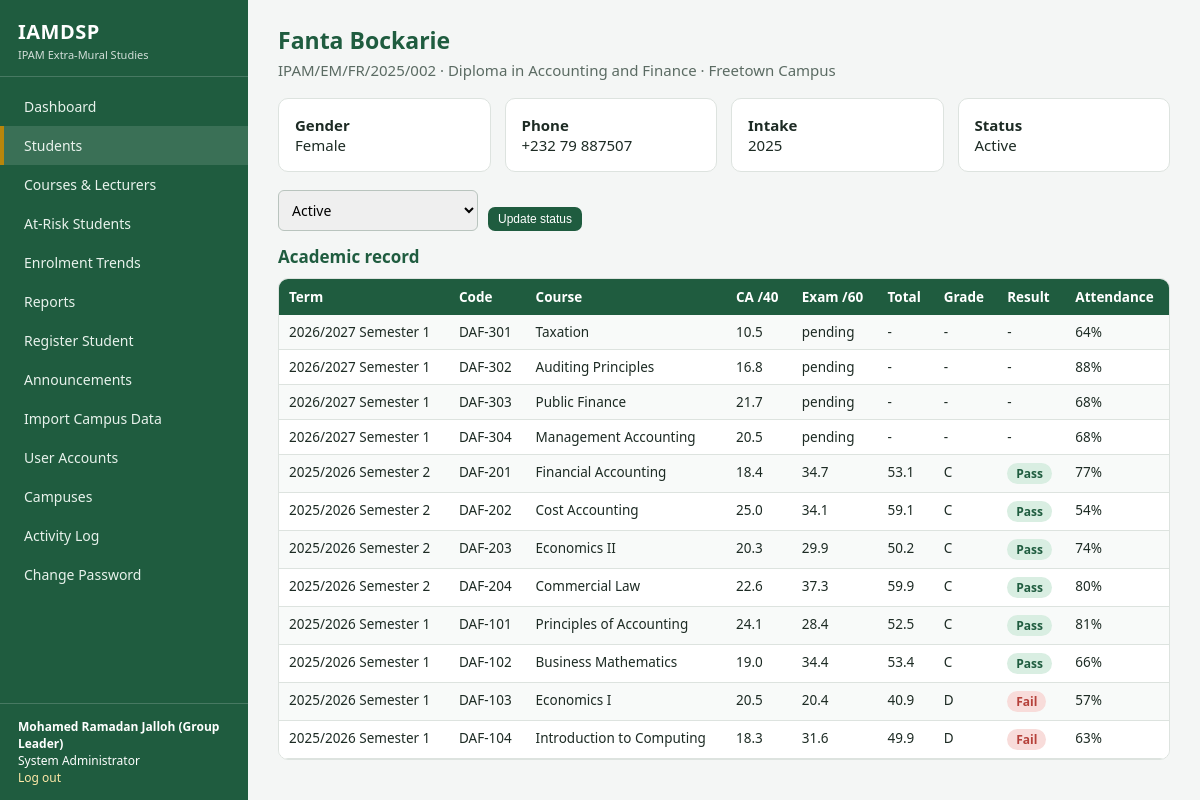
The app's page /students/2 (signed in) with its own data.
### tables this page shows
CREATE TABLE users (
    id INTEGER PRIMARY KEY AUTOINCREMENT,
    username TEXT NOT NULL UNIQUE,
    password_hash TEXT NOT NULL,
    full_name TEXT NOT NULL,
    role TEXT NOT NULL CHECK (role IN ('sysadmin','management','coordinator','lecturer','student')),
    campus_id INTEGER REFERENCES campuses(id),
    student_id INTEGER REFERENCES students(id),
    active INTEGER NOT NULL DEFAULT 1
);

CREATE TABLE students (
    id INTEGER PRIMARY KEY AUTOINCREMENT,
    reg_no TEXT NOT NULL UNIQUE,
    full_name TEXT NOT NULL,
    gender TEXT NOT NULL,
    phone TEXT,
    campus_id INTEGER NOT NULL REFERENCES campuses(id),
    programme_id INTEGER NOT NULL REFERENCES programmes(id),
    intake_year INTEGER NOT NULL,
    status TEXT NOT NULL DEFAULT 'Active'
);

CREATE TABLE programmes (
    id INTEGER PRIMARY KEY AUTOINCREMENT,
    code TEXT NOT NULL UNIQUE,
    name TEXT NOT NULL
);

CREATE TABLE campuses (
    id INTEGER PRIMARY KEY AUTOINCREMENT,
    name TEXT NOT NULL UNIQUE,
    location TEXT NOT NULL
);

CREATE TABLE registrations (
    id INTEGER PRIMARY KEY AUTOINCREMENT,
    student_id INTEGER NOT NULL REFERENCES students(id),
    course_id INTEGER NOT NULL REFERENCES courses(id),
    term TEXT NOT NULL,
    ca_score REAL,
    exam_score REAL,
    attendance REAL,
    UNIQUE (student_id, course_id, term)
);

CREATE TABLE courses (
    id INTEGER PRIMARY KEY AUTOINCREMENT,
    code TEXT NOT NULL UNIQUE,
    title TEXT NOT NULL,
    programme_id INTEGER NOT NULL REFERENCES programmes(id),
    stage INTEGER NOT NULL            -- 1..4 = Year1 Sem1, Year1 Sem2, Year2 Sem1, Year2 Sem2
);

### app.py (the view)
@app.route("/students/<int:sid>")
@login_required("sysadmin", "management", "coordinator")
def student_detail(sid):
    s = conn().execute("""SELECT s.*, ca.name AS campus, p.name AS programme FROM students s
        JOIN campuses ca ON ca.id=s.campus_id JOIN programmes p ON p.id=s.programme_id WHERE s.id=?""", (sid,)).fetchone()
    if not s or (campus_scope() and s["campus_id"] != campus_scope()):
        abort(404)
    return render_template("student_detail.html", s=s, record=analytics.student_record(sid))

### analytics.py (called while the page is built)
def grade(total):
    if total is None:
        return "-"
    return "A" if total >= 70 else "B" if total >= 60 else "C" if total >= 50 else "D" if total >= 40 else "F"

def load_frame(term=None):
    conn = get_db()
    df = pd.read_sql_query("""
        SELECT r.id AS reg_id, r.student_id, r.course_id, r.term, r.ca_score, r.exam_score, r.attendance,
               s.reg_no, s.full_name, s.campus_id, s.programme_id, s.intake_year,
               c.code AS course_code, c.title AS course_title,
               ca.name AS campus, p.name AS programme, p.code AS programme_code
        FROM registrations r
        JOIN students s ON s.id = r.student_id
        JOIN courses c ON c.id = r.course_id
        JOIN campuses ca ON ca.id = s.campus_id
        JOIN programmes p ON p.id = s.programme_id
    """, conn)
    conn.close()
    df["ca_pct"] = df["ca_score"] / config.CA_MAX * 100
    df["total"] = df["ca_score"] + df["exam_score"]
    if term:
        df = df[df["term"] == term]
    return df

def student_record(student_id):
    df = load_frame()
    g = df[df["student_id"] == student_id].sort_values(["term", "course_code"], ascending=[False, True])
    rows = []
    for _, r in g.iterrows():
        total = None if pd.isna(r["total"]) else round(float(r["total"]), 1)
        rows.append({"term": r["term"], "code": r["course_code"], "title": r["course_title"],
                     "ca": None if pd.isna(r["ca_score"]) else float(r["ca_score"]),
                     "exam": None if pd.isna(r["exam_score"]) else float(r["exam_score"]),
                     "total": total, "grade": grade(total),
                     "status": "-" if total is None else ("Pass" if total >= config.PASS_MARK else "Fail"),
                     "attendance": None if pd.isna(r["attendance"]) else float(r["attendance"])})
    return rows

### app.py (called while the page is built)
def conn():
    if "db" not in g:
        g.db = db.get_db()
    return g.db

@app.before_request
def load_user():
    g.user = None
    if "uid" in session:
        g.user = conn().execute("SELECT * FROM users WHERE id=? AND active=1", (session["uid"],)).fetchone()
        if g.user is None:
            session.clear()
    if request.method == "POST":
        token = session.get("csrf")
        if not token or token != request.form.get("csrf_token"):
            abort(400, "Invalid form token. Go back, refresh the page and try again.")

def campus_scope():
    return g.user["campus_id"] if g.user["role"] in ("coordinator", "lecturer") else None

### templates/student_detail.html
{% extends "base.html" %}{% block title %}{{ s.full_name }}{% endblock %}
{% block content %}<h1>{{ s.full_name }}</h1><p class="sub">{{ s.reg_no }} &middot; {{ s.programme }} &middot; {{ s.campus }}</p>
<div class="cards"><div class="card"><b>Gender</b><br>{{ s.gender }}</div><div class="card"><b>Phone</b><br>{{ s.phone or '-' }}</div><div class="card"><b>Intake</b><br>{{ s.intake_year }}</div><div class="card"><b>Status</b><br>{{ s.status }}</div></div>
{% if user['role'] in ('sysadmin','coordinator') %}<form method="post" action="{{ url_for('student_status', sid=s.id) }}" class="inline"><input type="hidden" name="csrf_token" value="{{ csrf_token }}">
<div style="flex:0 0 200px"><select name="status">{% for x in ['Active','Deferred','Withdrawn'] %}<option {{ 'selected' if s.status==x }}>{{ x }}</option>{% endfor %}</select></div><div style="flex:0"><button class="btn sm">Update status</button></div></form>{% endif %}
{% include "_record_table.html" %}{% endblock %}

### templates/base.html (shortened to what this page needs)
<!doctype html><html lang="en"><head><meta charset="utf-8">
<link rel="stylesheet" href="{{ url_for('static', filename='style.css') }}"></head><body>
{% if user %}<div class="layout">
<aside class="sidebar">
 <div class="brand"><b>IAMDSP</b><small>IPAM Extra-Mural Studies</small></div>
 <nav>
  {% set r = user['role'] %}
  {% if r != 'student' %}<a href="{{ url_for('dashboard') }}" class="{{ 'active' if request.endpoint=='dashboard' }}">Dashboard</a>{% endif %}
  {% if r in ('sysadmin','management','coordinator') %}
   <a href="{{ url_for('students') }}" class="{{ 'active' if request.endpoint in ('students','student_detail') }}">Students</a>
   <a href="{{ url_for('courses') }}" class="{{ 'active' if request.endpoint=='courses' }}">Courses &amp; Lecturers</a>
   <a href="{{ url_for('at_risk') }}" class="{{ 'active' if request.endpoint=='at_risk' }}">At-Risk Students</a>
   <a href="{{ url_for('trends') }}" class="{{ 'active' if request.endpoint=='trends' }}">Enrolment Trends</a>
   <a href="{{ url_for('reports') }}" class="{{ 'active' if request.endpoint=='reports' }}">Reports</a>{% endif %}
  {% if r in ('sysadmin','coordinator') %}<a href="{{ url_for('student_new') }}" class="{{ 'active' if request.endpoint=='student_new' }}">Register Student</a>{% endif %}
  <a href="{{ url_for('announcements') }}" class="{{ 'active' if request.endpoint=='announcements' }}">Announcements</a>
  {% if r == 'sysadmin' %}
   <a href="{{ url_for('import_students') }}" class="{{ 'active' if request.endpoint=='import_students' }}">Import Campus Data</a>
   <a href="{{ url_for('admin_users') }}" class="{{ 'active' if request.endpoint=='admin_users' }}">User Accounts</a>
   <a href="{{ url_for('admin_campuses') }}" class="{{ 'active' if request.endpoint=='admin_campuses' }}">Campuses</a>
   <a href="{{ url_for('admin_audit') }}" class="{{ 'active' if request.endpoint=='admin_audit' }}">Activity Log</a>{% endif %}
  <a href="{{ url_for('account') }}">Change Password</a>
 </nav>
 <div class="who"><b>{{ user['full_name'] }}</b><br>{{ role_labels[user['role']] }}<br><a href="{{ url_for('logout') }}">Log out</a></div>
</aside><main class="main">
{% else %}<div>{% endif %}
{% block content %}{% endblock %}
{% if user %}</main></div>{% else %}</div>{% endif %}
</body></html>

### templates/_record_table.html
<h2>Academic record</h2><div class="tablewrap"><table><tr><th>Term</th><th>Code</th><th>Course</th><th>CA /40</th><th>Exam /60</th><th>Total</th><th>Grade</th><th>Result</th><th>Attendance</th></tr>
{% for r in record %}<tr><td>{{ r.term }}</td><td>{{ r.code }}</td><td>{{ r.title }}</td><td>{{ r.ca if r.ca is not none else '-' }}</td><td>{{ r.exam if r.exam is not none else 'pending' }}</td>
<td>{{ r.total if r.total is not none else '-' }}</td><td>{{ r.grade }}</td><td>{% if r.status=='Pass' %}<span class="badge b-ok">Pass</span>{% elif r.status=='Fail' %}<span class="badge b-high">Fail</span>{% else %}-{% endif %}</td>
<td>{{ (r.attendance|round|int)|string ~ '%' if r.attendance is not none else '-' }}</td></tr>{% endfor %}</table></div>

### static/style.css (style rules this page uses)
:root { --green:#1f5c3f;--green2:#2d7a55;--gold:#b8860b;--bg:#f4f6f5;--ink:#1d2b24;--line:#dde3df;--red:#b5413a;--amber:#c27a00 }
* { box-sizing:border-box }
body { margin:0;font-family:"Segoe UI",Arial,sans-serif;background:var(--bg);color:var(--ink);font-size:15px }
a { color:var(--green2);text-decoration:none }
.layout { display:flex;min-height:100vh }
.sidebar { width:248px;background:var(--green);color:#fff;padding:0;flex-shrink:0;display:flex;flex-direction:column }
.brand { padding:18px 18px 14px;border-bottom:1px solid rgba(255,255,255,.18) }
.brand b { font-size:20px;letter-spacing:.5px }
.brand small { display:block;opacity:.8;font-size:11px;margin-top:2px }
.sidebar nav { padding:10px 0;flex:1 }
.sidebar nav a { display:block;color:#e8f2ec;padding:10px 20px;font-size:14px;border-left:4px solid transparent }
.sidebar nav a:hover,.sidebar nav a.active { background:rgba(255,255,255,.12);border-left-color:var(--gold);text-decoration:none }
.sidebar .who { padding:14px 18px;border-top:1px solid rgba(255,255,255,.18);font-size:12px }
.sidebar .who a { color:#ffe9a8 }
.main { flex:1;padding:24px 30px;min-width:0 }
h1 { font-size:23px;margin:0 0 4px;color:var(--green) }
h2 { font-size:17px;margin:0 0 10px;color:var(--green) }
.sub { color:#5b6b63;margin:0 0 18px }
.cards { display:grid;grid-template-columns:repeat(auto-fit,minmax(170px,1fr));gap:14px;margin-bottom:18px }
.card { background:#fff;border:1px solid var(--line);border-radius:10px;padding:16px }
table { width:100%;border-collapse:collapse;background:#fff;font-size:13.5px }
th { background:var(--green);color:#fff;text-align:left;padding:9px 10px;font-weight:600 }
td { padding:8px 10px;border-bottom:1px solid var(--line);vertical-align:top }
tr:nth-child(even) td { background:#f8faf9 }
.tablewrap { overflow-x:auto;border:1px solid var(--line);border-radius:10px;background:#fff }
.badge { display:inline-block;padding:2px 9px;border-radius:12px;font-size:12px;font-weight:600 }
.b-high { background:#f8dcda;color:var(--red) }
.b-ok { background:#d9eee2;color:var(--green) }
.btn { display:inline-block;background:var(--green);color:#fff;border:0;padding:9px 16px;border-radius:7px;font-size:14px;cursor:pointer }
.btn.sm { padding:5px 10px;font-size:12px }
input[type=text],input[type=password],input[type=number],input[type=file],select,textarea { width:100%;padding:9px;border:1px solid #b9c4be;border-radius:6px;font-size:14px;font-family:inherit }
.inline { display:flex;gap:10px;flex-wrap:wrap;align-items:end;margin-bottom:14px }
.inline>div { flex:1;min-width:150px }

### records on screen
users: full_name "Mohamed Ramadan Jalloh (Group Leader)", role "System Administrator"
students: full_name "Fanta Bockarie", reg_no "IPAM/EM/FR/2025/002", gender "Female", phone "+232 79 887507", intake_year "2025", status "Active"
programmes: programme "Diploma in Accounting and Finance"
campuses: campus "Freetown Campus"
registrations: term "2026/2027 Semester 1", code "DAF-301", title "Taxation", ca_score "10.5", exam "pending", total "-", grade "-", attendance "64%"
registrations: term "2026/2027 Semester 1", code "DAF-302", title "Auditing Principles", ca_score "16.8", exam "pending", total "-", grade "-", attendance "88%"
registrations: term "2026/2027 Semester 1", code "DAF-303", title "Public Finance", ca_score "21.7", exam "pending", total "-", grade "-", attendance "68%"
registrations: term "2026/2027 Semester 1", code "DAF-304", title "Management Accounting", ca_score "20.5", exam "pending", total "-", grade "-", attendance "68%"
registrations: term "2025/2026 Semester 2", code "DAF-201", title "Financial Accounting", ca_score "18.4", exam_score "34.7", total "53.1", grade "C", shows "Pass", attendance "77%"
registrations: term "2025/2026 Semester 2", code "DAF-202", title "Cost Accounting", ca_score "25.0", exam_score "34.1", total "59.1", grade "C", shows "Pass", attendance "54%"
registrations: term "2025/2026 Semester 2", code "DAF-203", title "Economics II", ca_score "20.3", exam_score "29.9", total "50.2", grade "C", shows "Pass", attendance "74%"
registrations: term "2025/2026 Semester 2", code "DAF-204", title "Commercial Law", ca_score "22.6", exam_score "37.3", total "59.9", grade "C", shows "Pass", attendance "80%"
registrations: term "2025/2026 Semester 1", code "DAF-101", title "Principles of Accounting", ca_score "24.1", exam_score "28.4", total "52.5", grade "C", shows "Pass", attendance "81%"
registrations: term "2025/2026 Semester 1", code "DAF-102", title "Business Mathematics", ca_score "19.0", exam_score "34.4", total "53.4", grade "C", shows "Pass", attendance "66%"
registrations: term "2025/2026 Semester 1", code "DAF-103", title "Economics I", ca_score "20.5", exam_score "20.4", total "40.9", grade "D", shows "Fail", attendance "57%"
registrations: term "2025/2026 Semester 1", code "DAF-104", title "Introduction to Computing", ca_score "18.3", exam_score "31.6", total "49.9", grade "D", shows "Fail", attendance "63%"

### other values on screen
form field status "Active"
